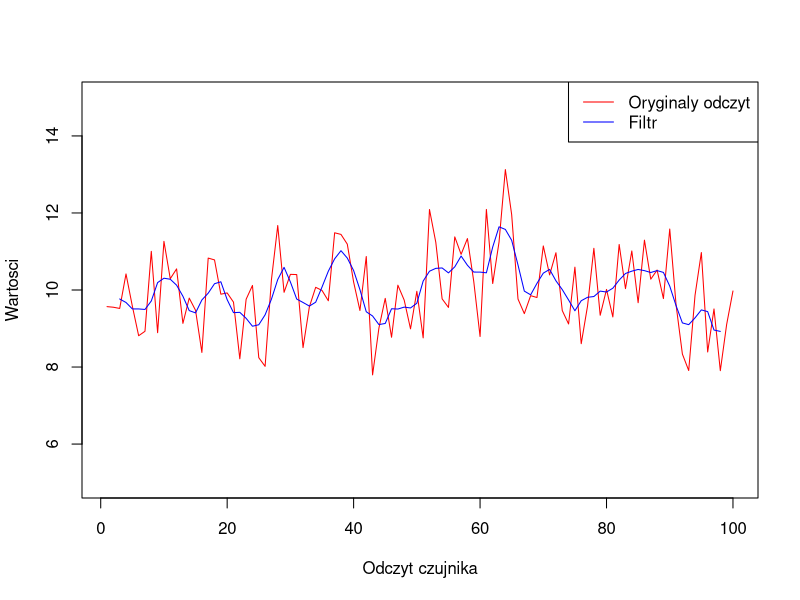

Generate this figure with R:
set.seed(71)
x <- seq(1, 100)
y <- rnorm(100) + 10
sy <- filter(y, filter = c(1/8, 1/4, 1/4, 1/4, 1/8), sides=2)

setEPS()
postscript("ch-2-filter.eps")
plot(x, y,
     col="red",type="lines"
     ,xlab="Odczyt czujnika"
     ,ylab="Wartosci"
     ,ylim=c(5, 15))

lines(x, sy,col="blue")
legend("topright",
       c("Oryginaly odczyt", "Filtr"),
       col=c("red", "blue"),
       lwd=c(1,1))
dev.off()


